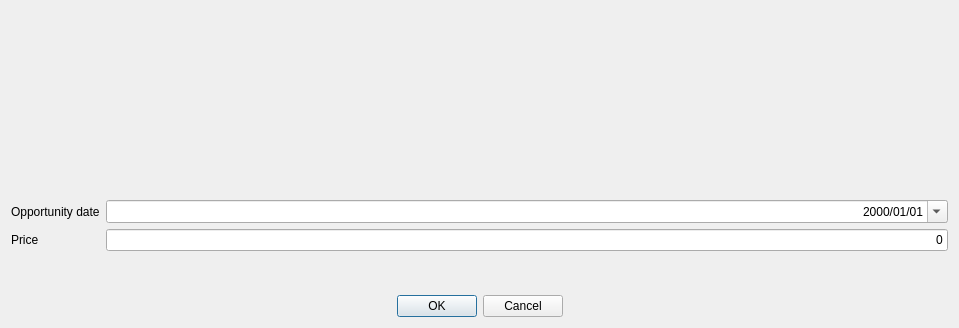
<?xml version="1.0" encoding="UTF-8"?>
<ui version="4.0">
 <class>wdgOpportunitiesAdd</class>
 <widget class="QWidget" name="wdgOpportunitiesAdd">
  <property name="geometry">
   <rect>
    <x>0</x>
    <y>0</y>
    <width>959</width>
    <height>328</height>
   </rect>
  </property>
  <property name="windowIcon">
   <iconset resource="../images/xulpymoney.qrc">
    <normaloff>:/xulpymoney/bank.png</normaloff>:/xulpymoney/bank.png</iconset>
  </property>
  <layout class="QHBoxLayout" name="horizontalLayout">
   <item>
    <layout class="QVBoxLayout" name="verticalLayout">
     <item>
      <widget class="QLabel" name="lbl">
       <property name="font">
        <font>
         <pointsize>14</pointsize>
         <weight>75</weight>
         <bold>true</bold>
        </font>
       </property>
       <property name="text">
        <string/>
       </property>
       <property name="alignment">
        <set>Qt::AlignCenter</set>
       </property>
      </widget>
     </item>
     <item>
      <widget class="wdgProductSelector" name="productSelector" native="true"/>
     </item>
     <item>
      <layout class="QFormLayout" name="formLayout">
       <property name="fieldGrowthPolicy">
        <enum>QFormLayout::ExpandingFieldsGrow</enum>
       </property>
       <item row="0" column="1">
        <widget class="QDateEdit" name="deDate">
         <property name="sizePolicy">
          <sizepolicy hsizetype="Expanding" vsizetype="Fixed">
           <horstretch>0</horstretch>
           <verstretch>0</verstretch>
          </sizepolicy>
         </property>
         <property name="alignment">
          <set>Qt::AlignRight|Qt::AlignTrailing|Qt::AlignVCenter</set>
         </property>
         <property name="displayFormat">
          <string>yyyy/MM/dd</string>
         </property>
         <property name="calendarPopup">
          <bool>true</bool>
         </property>
        </widget>
       </item>
       <item row="0" column="0">
        <widget class="QLabel" name="label_2">
         <property name="text">
          <string>Opportunity date</string>
         </property>
        </widget>
       </item>
       <item row="1" column="1">
        <widget class="myQLineEdit" name="txtPrice">
         <property name="text">
          <string>0</string>
         </property>
         <property name="alignment">
          <set>Qt::AlignRight|Qt::AlignTrailing|Qt::AlignVCenter</set>
         </property>
        </widget>
       </item>
       <item row="1" column="0">
        <widget class="QLabel" name="label_5">
         <property name="text">
          <string>Price</string>
         </property>
        </widget>
       </item>
      </layout>
     </item>
     <item>
      <widget class="QDialogButtonBox" name="buttonbox">
       <property name="standardButtons">
        <set>QDialogButtonBox::Cancel|QDialogButtonBox::Ok</set>
       </property>
       <property name="centerButtons">
        <bool>true</bool>
       </property>
      </widget>
     </item>
    </layout>
   </item>
  </layout>
  <action name="actionInvestmentReport">
   <property name="icon">
    <iconset resource="../images/xulpymoney.qrc">
     <normaloff>:/xulpymoney/report2.png</normaloff>:/xulpymoney/report2.png</iconset>
   </property>
   <property name="text">
    <string>Investment report</string>
   </property>
   <property name="toolTip">
    <string>Investment report</string>
   </property>
  </action>
  <action name="actionAccountReport">
   <property name="icon">
    <iconset resource="../images/xulpymoney.qrc">
     <normaloff>:/xulpymoney/report2.png</normaloff>:/xulpymoney/report2.png</iconset>
   </property>
   <property name="text">
    <string>Account report</string>
   </property>
   <property name="toolTip">
    <string>Account report</string>
   </property>
  </action>
  <action name="actionBankAdd">
   <property name="icon">
    <iconset resource="../images/xulpymoney.qrc">
     <normaloff>:/xulpymoney/add.png</normaloff>:/xulpymoney/add.png</iconset>
   </property>
   <property name="text">
    <string>New bank</string>
   </property>
   <property name="toolTip">
    <string>New bank</string>
   </property>
  </action>
  <action name="actionBankDelete">
   <property name="icon">
    <iconset resource="../images/xulpymoney.qrc">
     <normaloff>:/xulpymoney/button_cancel.png</normaloff>:/xulpymoney/button_cancel.png</iconset>
   </property>
   <property name="text">
    <string>Delete bank</string>
   </property>
   <property name="toolTip">
    <string>Delete bank</string>
   </property>
  </action>
  <action name="actionBankEdit">
   <property name="icon">
    <iconset resource="../images/xulpymoney.qrc">
     <normaloff>:/xulpymoney/editar.png</normaloff>:/xulpymoney/editar.png</iconset>
   </property>
   <property name="text">
    <string>Edit bank</string>
   </property>
   <property name="toolTip">
    <string>Edit bank</string>
   </property>
  </action>
  <action name="actionActive">
   <property name="checkable">
    <bool>true</bool>
   </property>
   <property name="text">
    <string>Is it active?</string>
   </property>
   <property name="toolTip">
    <string>Is it active?</string>
   </property>
  </action>
 </widget>
 <customwidgets>
  <customwidget>
   <class>myQLineEdit</class>
   <extends>QLineEdit</extends>
   <header location="global">myqlineedit</header>
  </customwidget>
  <customwidget>
   <class>wdgProductSelector</class>
   <extends>QWidget</extends>
   <header location="global">wdgProductSelector</header>
   <container>1</container>
  </customwidget>
 </customwidgets>
 <resources>
  <include location="../images/xulpymoney.qrc"/>
 </resources>
 <connections/>
</ui>
